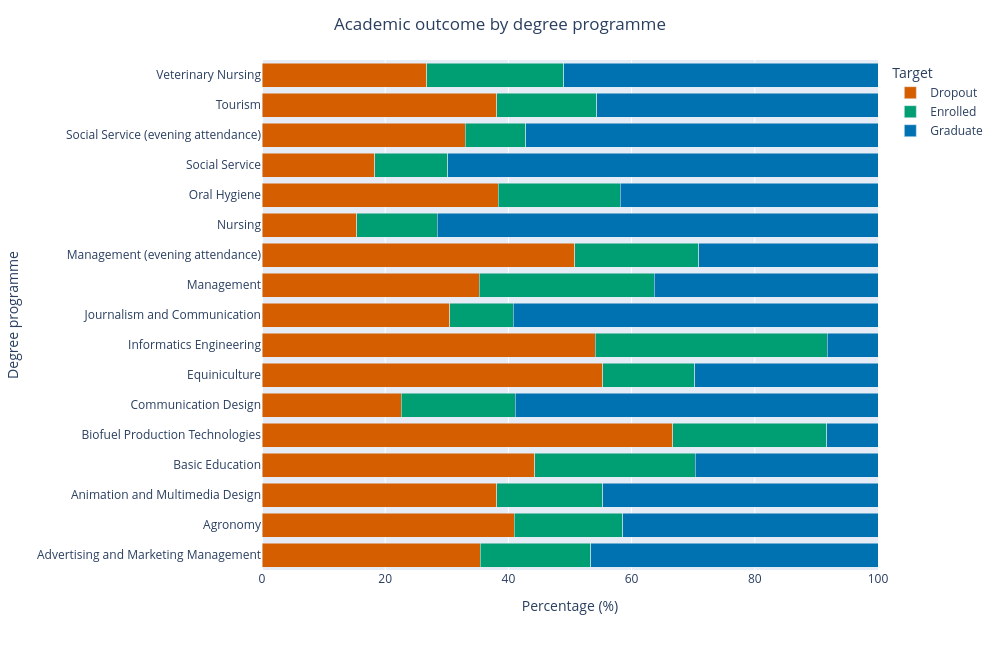

Notebook source saved alongside this figure:
### Code cell
df_rate = (
    data_viz_pd
    .groupby(['Course_name', 'Target'])
    .size()
    .rename('count')
    .reset_index()
)

df_rate['Percent'] = (
    df_rate
    .groupby('Course_name')['count']
    .transform(lambda x: x / x.sum() * 100)
)

fig = px.bar(
    df_rate,
    x='Percent',
    y='Course_name',
    color='Target',
    orientation='h',
    barmode='stack',
    color_discrete_map={'Graduate': '#0072B2',
                        'Dropout': '#D55E00',
                        'Enrolled': '#009E73'}
)

fig.update_layout(
    title={
        'text': 'Academic outcome by degree programme',
        'x': 0.5
    },
    xaxis_title='Percentage (%)',
    yaxis_title='Degree programme',
    xaxis=dict(range=[0, 100]),
    height=650,
    width=1000
)

save_fig(fig, '11_outcome_by_course')

print((pd.crosstab(data_viz_pd['Course_name'], data_viz_pd['Target'],
                   normalize='index') * 100).round(1)
      .sort_values('Dropout', ascending=False).to_string())

### Figure 1 — Plotly figure (JSON) as saved in the notebook; plotly's stock layout.template omitted (floating-point values rounded to 4 significant figures)
{"data": [{"hovertemplate": "Target=Dropout<br>Percent=%{x}<br>Course_name=%{y}<extra></extra>", "legendgroup": "Dropout", "marker": {"color": "#D55E00", "pattern": {"shape": ""}}, "name": "Dropout", "orientation": "h", "showlegend": true, "textposition": "auto", "type": "bar", "x": [35.45, 40.95, 38.14, 44.27, 66.67, 22.57, 55.32, 54.12, 30.51, 35.26, 50.75, 15.4, 38.37, 18.31, 33.02, 38.1, 26.71], "xaxis": "x", "y": ["Advertising and Marketing Management", "Agronomy", "Animation and Multimedia Design", "Basic Education", "Biofuel Production Technologies", "Communication Design", "Equiniculture", "Informatics Engineering", "Journalism and Communication", "Management", "Management (evening attendance)", "Nursing", "Oral Hygiene", "Social Service", "Social Service (evening attendance)", "Tourism", "Veterinary Nursing"], "yaxis": "y"}, {"hovertemplate": "Target=Enrolled<br>Percent=%{x}<br>Course_name=%{y}<extra></extra>", "legendgroup": "Enrolled", "marker": {"color": "#009E73", "pattern": {"shape": ""}}, "name": "Enrolled", "orientation": "h", "showlegend": true, "textposition": "auto", "type": "bar", "x": [17.91, 17.62, 17.21, 26.04, 25.0, 18.58, 14.89, 37.65, 10.27, 28.42, 20.15, 13.05, 19.77, 11.83, 9.767, 16.27, 22.26], "xaxis": "x", "y": ["Advertising and Marketing Management", "Agronomy", "Animation and Multimedia Design", "Basic Education", "Biofuel Production Technologies", "Communication Design", "Equiniculture", "Informatics Engineering", "Journalism and Communication", "Management", "Management (evening attendance)", "Nursing", "Oral Hygiene", "Social Service", "Social Service (evening attendance)", "Tourism", "Veterinary Nursing"], "yaxis": "y"}, {"hovertemplate": "Target=Graduate<br>Percent=%{x}<br>Course_name=%{y}<extra></extra>", "legendgroup": "Graduate", "marker": {"color": "#0072B2", "pattern": {"shape": ""}}, "name": "Graduate", "orientation": "h", "showlegend": true, "textposition": "auto", "type": "bar", "x": [46.64, 41.43, 44.65, 29.69, 8.333, 58.85, 29.79, 8.235, 59.21, 36.32, 29.1, 71.54, 41.86, 69.86, 57.21, 45.63, 51.04], "xaxis": "x", "y": ["Advertising and Marketing Management", "Agronomy", "Animation and Multimedia Design", "Basic Education", "Biofuel Production Technologies", "Communication Design", "Equiniculture", "Informatics Engineering", "Journalism and Communication", "Management", "Management (evening attendance)", "Nursing", "Oral Hygiene", "Social Service", "Social Service (evening attendance)", "Tourism", "Veterinary Nursing"], "yaxis": "y"}], "layout": {"barmode": "stack", "height": 650, "legend": {"title": {"text": "Target"}, "tracegroupgap": 0}, "margin": {"t": 60}, "title": {"text": "Academic outcome by degree programme", "x": 0.5}, "width": 1000, "xaxis": {"anchor": "y", "domain": [0, 1], "range": [0, 100], "title": {"text": "Percentage (%)"}}, "yaxis": {"anchor": "x", "domain": [0, 1], "title": {"text": "Degree programme"}}}}
